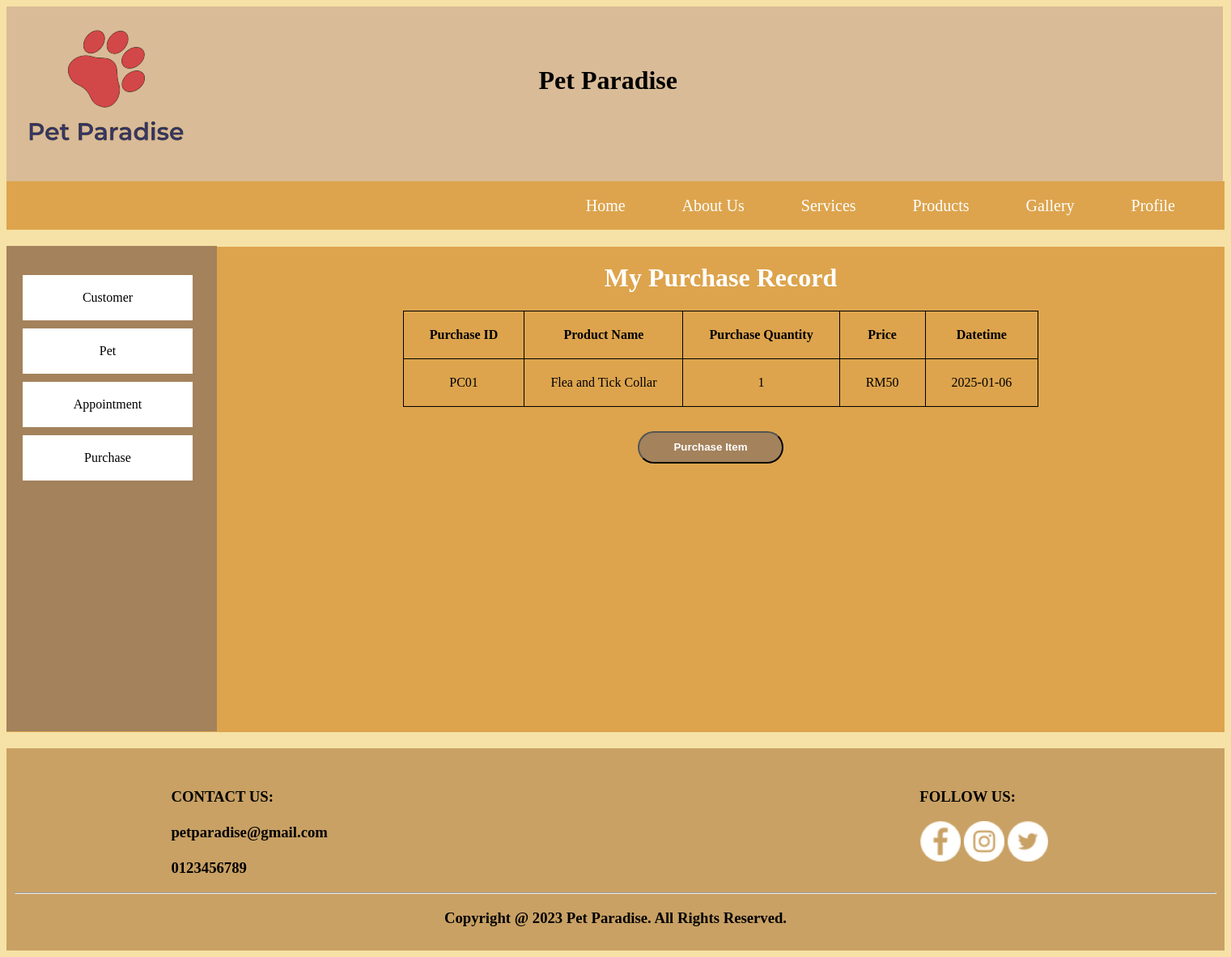
Screenshot of /customer_purchase.php (signed in) with the database file from the repository.
### tables this page shows
CREATE TABLE `purchase` (
  `purchase_id` varchar(4) NOT NULL,
  `purchase_item` varchar(255) NOT NULL,
  `purchase_quantity` int(11) NOT NULL,
  `purchase_total` int(11) NOT NULL,
  `purchase_date` date NOT NULL,
  `purchase_receipt` varchar(50) NOT NULL,
  `customer_id` varchar(4) NOT NULL,
  `product_id` varchar(4) NOT NULL,
  `medicine_id` varchar(4) NOT NULL
);

CREATE TABLE `product` (
  `product_id` varchar(4) NOT NULL,
  `product_name` varchar(50) NOT NULL,
  `product_desc` varchar(255) NOT NULL,
  `product_quantity` int(11) NOT NULL,
  `product_price` int(11) NOT NULL
);

### customer_purchase.php (the view, shortened to what this page needs)
<!DOCTYPE html>
<html lang="en" dir="ltr">
<head>
  <link rel="stylesheet" type="text/css" href="css/style5.css">
</head>
<body>
<?php include('customer_header.php') ?>
<div id="nav">
<?php include('customer_menu.php') ?>
</div>
<div id="sidenav">
<?php include('customer_sidemenu.php') ?>
</div>
<div id="main">
  <div id="appointment" style="margin-top: 20px; margin-bottom: 20px; width: 100%; height: 600px">
    <center>
    <h1 style="padding-top: 20px;">My Purchase Record</h1>
    <table border=1>
      <tr>
          <th>Purchase ID</th>
          <th>Product Name</th>
          <th>Purchase Quantity</th>
          <th>Price</th>
          <th>Datetime</th>
      </tr>
      <?php
      require_once('dbcon.php');
      $customer_id = $_SESSION['ID'];
      $query = "SELECT purchase.purchase_id, purchase.purchase_quantity, purchase.purchase_total, purchase.purchase_date, customer.customer_id, customer.customer_name, product.product_name FROM purchase INNER JOIN customer ON purchase.customer_id = customer.customer_id INNER JOIN product ON purchase.product_id = product.product_id where customer.customer_id = '$customer_id'";
      $result = mysqli_query($connection, $query);
      if(mysqli_num_rows($result) > 0){
        while($row = mysqli_fetch_assoc($result)){
          $purchase_id = $row['purchase_id'];
          $product_name = $row['product_name'];
          $purchase_total = $row['purchase_total'];
          $purchase_datetime = $row['purchase_date'];
          $purchase_quantity = $row['purchase_quantity'];
          echo "<tr>";
          echo "<td>".$purchase_id."</td>";
          echo "<td>".$product_name."</td>";
          echo "<td>".$purchase_quantity."</td>";
          echo "<td> RM".$purchase_total."</td>";
          echo "<td>".$purchase_datetime."</td>";
          echo "</tr>";
        }
      }
      ?>
    </table></center>
    <div style="padding: 30px">
			<button onclick="window.open('customer_product.php','_SELF')" style="cursor: pointer; width: 180px; font-weight: bold; height: 40px; border-radius: 50px; background-color: #A3825C; color: white; margin-left: 520px;">Purchase Item</button>
		</div>
    </div>
  </div>
<footer>
<?php include('footer.php') ?>
</footer>
</body>
</html>

### css/style5.css (style rules this page uses)
body { background-color: #F6E2A6; background-size: cover; background-repeat: no-repeat; color: white; }
#nav { background-color: #dda44d; height: 60px; }
footer { text-align: center; padding: 10px; background-color:#c9a164; }
#appointment { background-color: #dda44d; width: 90%; height: 400px; margin-bottom: 35px; }

### customer_purchase.php (style rules this page uses)
th,td { padding: 20px 32px; text-align: center; color: black; }
table { border-collapse: collapse; border: 1px solid black; }

### rows the page displays
purchase: purchase_id "PC01", product.product_name "Flea and Tick Collar", purchase_quantity "1", purchase_total "50", purchase_date "2025-01-06"
